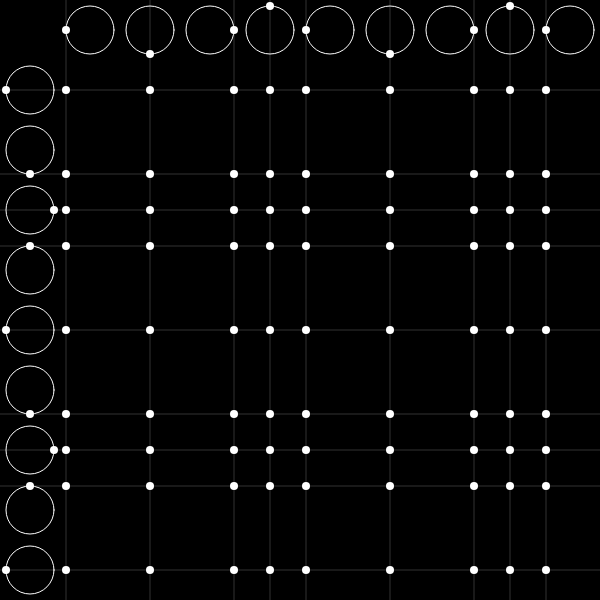
Frame 1 (no input)
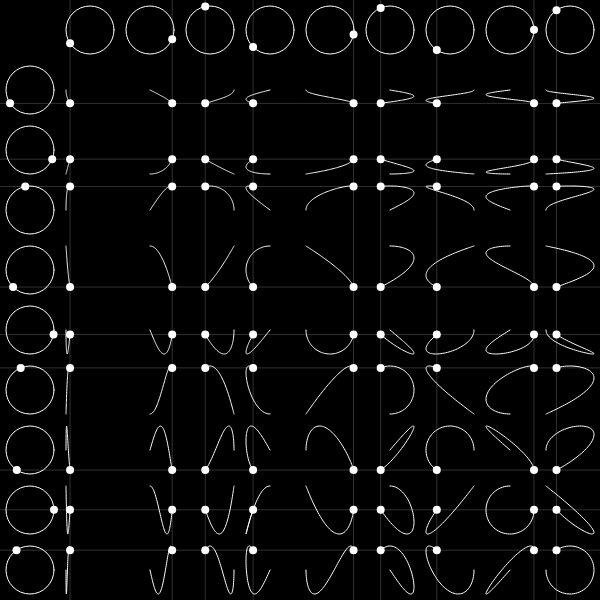
Frame 60 (no input)
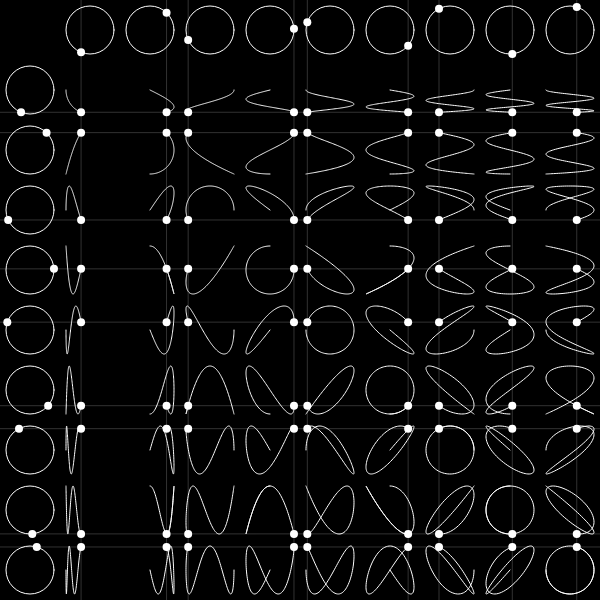
Frame 120 (the mouse pressed at the canvas centre since frame 60)

The p5.js sketch that drew these frames (run headless with seeded random() and noise() and a simulated clock; from frame 60 on, the mouse is pressed at the canvas centre):

// p5.js sketch
// ── sketch.js
let angle;
let w = 60;
let rows, cols;
let d, r;
let curves;

function Make2DArray(rows, cols) {
  let arr = new Array(rows);
  for (let i = 0; i < arr.length; i++) {
    arr[i] = new Array(cols);
  }

  return arr;
}

function setup() {
  createCanvas(600, 600);
  angle = -HALF_PI;
  cols = floor(width / w) - 1;
  rows = floor(height / w) - 1;
  curves = Make2DArray(rows, cols);
  d = 0.8*w;
  r = d / 2;

  for (let j = 0; j < rows; j++) {
    for (let i = 0; i < cols; i++) {
      curves[j][i] = new Curve();
    }
  }

}

function draw() {
  background(0);

  for (let i = 0; i < cols; i++) {
    stroke(255);
    noFill();
    strokeWeight(1);
    let cx = w + i * w + w / 2;
    let cy = w / 2;
    ellipse(cx, cy, d, d);

    let x = r * cos(angle * (i + 1) - HALF_PI);
    let y = r * sin(angle * (i + 1) - HALF_PI);

    strokeWeight(8);
    point(cx + x, cy + y);

    stroke(255, 50);
    strokeWeight(1);
    line(cx + x, 0, cx + x, height);

    for (let j = 0; j < rows; j++) {
      curves[j][i].setX(cx + x);
    }
  }

  for (let j = 0; j < rows; j++) {
    stroke(255);
    noFill();
    strokeWeight(1);
    let cx = w / 2;
    let cy = w + j * w + w / 2;
    ellipse(cx, cy, d, d);

    let x = r * cos(angle * (j + 1) - HALF_PI);
    let y = r * sin(angle * (j + 1) - HALF_PI);

    strokeWeight(8);
    point(cx + x, cy + y);

    stroke(255, 50);
    strokeWeight(1);
    line(0, cy + y, width, cy + y);

    for (let i = 0; i < cols; i++) {
      curves[j][i].setY(cy + y);
    }
  }
  
  for (let j = 0; j < rows; j++) {
    for (let i = 0; i < cols; i++) {
      curves[j][i].addPoint();
      curves[j][i].show();
    }
  }

  angle -= 0.01;
  
  if (angle<-TWO_PI) {
    for (let j = 0; j < rows; j++) {
    for (let i = 0; i < cols; i++) {
      curves[j][i].reset();
    }
  }
    angle=0;
  }
}
// ── curve.js
class Curve {
  constructor() {
    this.path = [];
    this.current = new createVector();
  }

  setX(x) {
    this.current.x = x;
  }

  setY(y) {
    this.current.y = y;
  }

  addPoint(x, y) {
    this.path.push(this.current);
  }

  reset() {
    this.path = [];
  }

  show() {
    stroke(255); //
    strokeWeight(1);

    beginShape();
    for (let v of this.path) {
      vertex(v.x, v.y);
    }
    endShape();

    strokeWeight(8);
    point(this.current.x, this.current.y);
    this.current = new createVector();

  }
}
